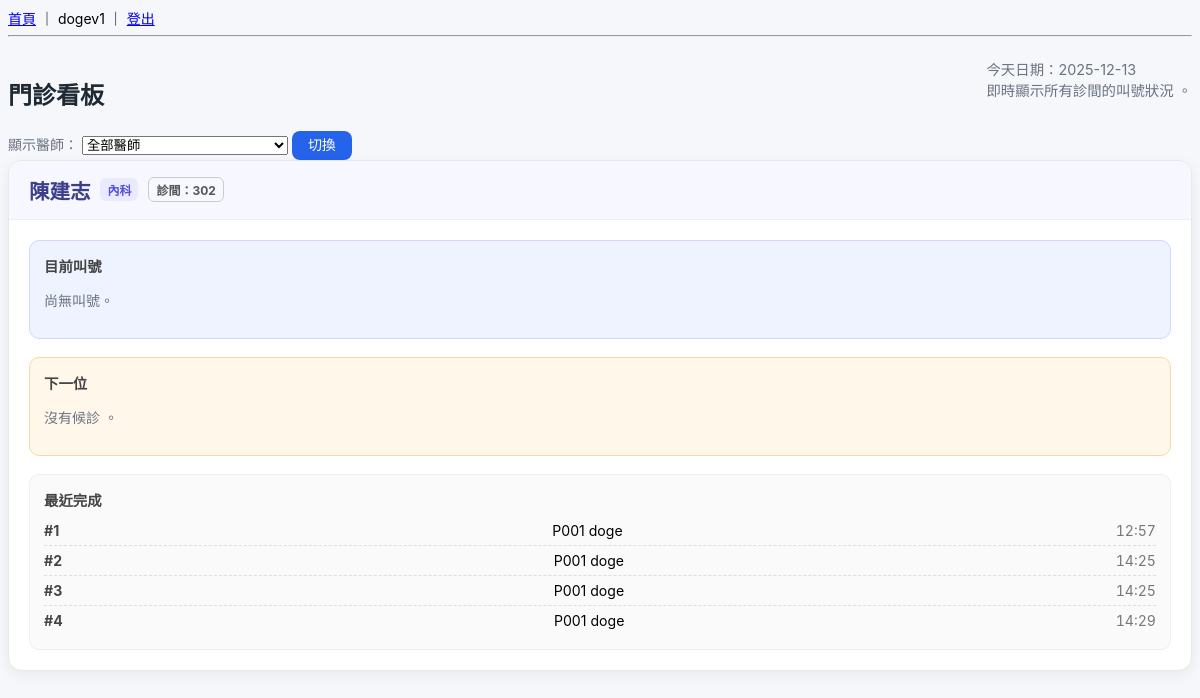
/queues/board/ (signed in), run on the app's committed database.
### doctors/models.py (models this page shows, shortened)
class Doctor(models.Model):
    name = models.CharField("姓名", max_length=50)
    department = models.CharField("科別", max_length=50)
    room = models.CharField("診間", max_length=20, blank=True)
    user = models.OneToOneField(
        User, null=True, blank=True, on_delete=models.SET_NULL, verbose_name="使用者帳號"
    )
    is_active = models.BooleanField("啟用", default=True)
    class Meta:
        verbose_name = "醫師"
        verbose_name_plural = "醫師"

### queues/models.py (models this page shows, shortened)
class VisitTicket(models.Model):
    STATUS_WAITING   = "WAITING"   # 候診
    STATUS_CALLING   = "CALLING"   # 叫號中
    STATUS_IN_ROOM   = "IN_ROOM"   # 看診中
    STATUS_DONE      = "DONE"      # 完成
    STATUS_NO_SHOW   = "NO_SHOW"   # 過號 / 未到
    STATUS_CHOICES = [
        (STATUS_WAITING, "候診"),
        (STATUS_CALLING, "叫號中"),
        (STATUS_IN_ROOM, "看診中"),
        (STATUS_DONE, "完成"),
        (STATUS_NO_SHOW, "未到"),
    ]
    appointment = models.OneToOneField(
        Appointment,
        null=True,
        blank=True,
        on_delete=models.SET_NULL,
    )
    patient = models.ForeignKey(Patient, on_delete=models.CASCADE)
    doctor = models.ForeignKey(Doctor, on_delete=models.CASCADE)
    date = models.DateField()
    number = models.IntegerField("號碼")
    status = models.CharField(
        max_length=20,
        choices=STATUS_CHOICES,
        default=STATUS_WAITING,
    )
    created_at = models.DateTimeField(default=timezone.now)
    called_at = models.DateTimeField(null=True, blank=True)
    finished_at = models.DateTimeField(null=True, blank=True)
    is_skipped = models.BooleanField(default=False)      # 是否已過號
    call_count = models.PositiveIntegerField(default=0)  # 被叫了幾次
    class Meta:
        unique_together = [("doctor", "date", "number")]
        ordering = ["date", "doctor", "number"]

### patients/models.py (models this page shows, shortened)
class Patient(models.Model):
    GENDER_MALE = "M"
    GENDER_FEMALE = "F"
    GENDER_OTHER = "O"
    GENDER_CHOICES = [
        (GENDER_MALE, "男"),
        (GENDER_FEMALE, "女"),
        (GENDER_OTHER, "其他 / 不透露"),
    ]
    BLOOD_A = "A"
    BLOOD_B = "B"
    BLOOD_AB = "AB"
    BLOOD_O = "O"
    BLOOD_UNKNOWN = "UNK"
    BLOOD_TYPE_CHOICES = [
        (BLOOD_A, "A 型"),
        (BLOOD_B, "B 型"),
        (BLOOD_AB, "AB 型"),
        (BLOOD_O, "O 型"),
        (BLOOD_UNKNOWN, "未知"),
    ]
    full_name = models.CharField("姓名", max_length=50)
    national_id = models.CharField("身分證", max_length=10, unique=True)
    nhi_no = models.CharField("健保卡號", max_length=20, blank=True)
    gender = models.CharField(
        "性別",
        max_length=1,
        choices=GENDER_CHOICES,
        blank=True,
    )
    birth_date = models.DateField("生日")
    blood_type = models.CharField(
        "血型",
        max_length=3,
        choices=BLOOD_TYPE_CHOICES,
        default=BLOOD_UNKNOWN,
        blank=True,
    )
    phone = models.CharField("電話", max_length=20, blank=True)
    email = models.EmailField("Email", max_length=100, blank=True)
    address = models.CharField("地址", max_length=200, blank=True)
    height_cm = models.PositiveIntegerField("身高（cm）", null=True, blank=True)
    weight_kg = models.DecimalField(
        "體重（kg）",
        max_digits=5,
        decimal_places=1,
        null=True,
        blank=True,
    )
    allergies = models.TextField(
        "過敏史",
        blank=True,
        help_text="例如：藥物過敏、食物過敏等",
    )
    chronic_diseases = models.TextField(
        "慢性疾病 / 重要病史",
        blank=True,
        help_text="例如：高血壓、糖尿病、心臟病等",
    )
    family_disease_notes = models.TextField(
    "家族病史",
    blank=True,
    null=True,
    help_text="例如：父母高血壓、糖尿病、遺傳疾病等",
    )
    other_risk_notes = models.TextField(
    "其他風險備註",
    blank=True,
    null=True,
    )
    emergency_contact_name = models.CharField("緊急聯絡人姓名", max_length=50, blank=True)
    emergency_contact_phone = models.CharField("緊急聯絡人電話", max_length=20, blank=True)
    emergency_contact_relation = models.CharField(
        "與病人關係",
        max_length=50,
        blank=True,
        help_text="例如：父、母、配偶、子女、朋友",
    )
    chart_no = models.CharField(
        "病歷號",
        max_length=20,
        unique=True,
        blank=True,
        editable=False,
    )
    note = models.TextField("其他備註", blank=True)
    created_at = models.DateTimeField("建立時間", auto_now_add=True)
    updated_at = models.DateTimeField("最後更新時間", auto_now=True)
    class Meta:
        verbose_name = "病人"
        verbose_name_plural = "病人"
        ordering = ["chart_no"]

### queues/views.py (the view)
# urls.py: path("board/", views.board, name="board"),
def board(request):
    today = timezone.localdate()
    doctors = Doctor.objects.filter(is_active=True).order_by("name")
    doctor_id = request.GET.get("doctor")
    selected_doctor = None
    tickets_today = (
        VisitTicket.objects
        .filter(date=today)
        .select_related("doctor", "patient")
    )
    if doctor_id:
        selected_doctor = get_object_or_404(Doctor, pk=doctor_id, is_active=True)
        tickets_today = tickets_today.filter(doctor=selected_doctor)
    tickets_today = tickets_today.order_by("doctor__name", "number")
    grouped = {}
    for t in tickets_today:
        info = grouped.setdefault(
            t.doctor_id,
            {
                "doctor": t.doctor,
                "current": None,
                "next": None,
                "done": [],
            },
        )
        if t.status in ("CALLING", "IN_PROGRESS") and info["current"] is None:
            info["current"] = t
        elif t.status == "WAITING" and info["next"] is None:
            info["next"] = t
        elif t.status == "DONE":
            if len(info["done"]) < 5:
                info["done"].append(t)
    board_data = list(grouped.values())
    context = {
        "today": today,
        "board_data": board_data,
        "doctors": doctors,
        "selected_doctor": selected_doctor,
    }
    return render(request, "queues/board.html", context)

### templates/queues/board.html (shortened to what this page needs)
{% extends "base.html" %}
{% block content %}
<div class="page-wrapper">
  <div class="page-header mb-2">
    <h1 class="page-title">門診看板</h1>
    <p class="page-subtitle text-muted">
      今天日期：{{ today|date:"Y-m-d" }}<br>
      即時顯示所有診間的叫號狀況 。
    </p>
  </div>
  <div class="mb-3 d-flex align-items-center gap-2">
    <form method="get" class="d-flex align-items-center gap-2">
      <label class="text-muted text-sm" for="doctor-select">顯示醫師：</label>
      <select id="doctor-select" name="doctor" class="form-select form-select-sm" style="max-width: 260px;">
        <option value="">全部醫師</option>
      </select>
      <button type="submit" class="btn btn-sm btn-primary">
        切換
      </button>
    </form>
  </div>
  {% if board_data %}
    <div class="board-grid">
      {% for row in board_data %}
        <div class="board-card">
          <div class="board-card-header">
            <div class="board-doctor">
              {{ row.doctor.name }}
              {% if row.doctor.department %}
                <span class="tag tag-soft">{{ row.doctor.department }}</span>
              {% endif %}
              {% if row.doctor.room %}
                <span class="tag tag-outline">診間：{{ row.doctor.room }}</span>
              {% endif %}
            </div>
          </div>
          <div class="board-card-body">
            <div class="board-sections">
              <div class="board-section highlight-current">
                <div class="section-title">目前叫號</div>
                {% if row.current %}
                  <div class="num-display current-num">#{{ row.current.number }}</div>
                  <div class="patient-name">
                    {{ row.current.patient.chart_no }} {{ row.current.patient.full_name }}
                  </div>
                  <div class="meta">
                    狀態：{{ row.current.get_status_display }}<br>
                    叫號：{{ row.current.called_at|date:"H:i" }}
                  </div>
                {% else %}
                  <p class="text-muted mb-0">尚無叫號。</p>
                {% endif %}
              </div>
              <div class="board-section highlight-next">
                <div class="section-title">下一位</div>
                {% if row.next %}
                  <div class="num-display next-num">#{{ row.next.number }}</div>
                  <div class="patient-name">
                    {{ row.next.patient.chart_no }} {{ row.next.patient.full_name }}
                  </div>
                  <div class="meta">
                    狀態：{{ row.next.get_status_display }}
                  </div>
                {% else %}
                  <p class="text-muted mb-0">沒有候診 。</p>
                {% endif %}
              </div>
              <div class="board-section">
                <div class="section-title">最近完成</div>
                {% if row.done %}
                  <ul class="done-list">
                    {% for t in row.done %}
                      <li>
                        <span class="done-num">#{{ t.number }}</span>
                        <span class="done-name">
                          {{ t.patient.chart_no }} {{ t.patient.full_name }}
                        </span>
                        <span class="done-time">
                          {{ t.finished_at|date:"H:i" }}
                        </span>
                      </li>
                    {% endfor %}
                  </ul>
                {% else %}
                  <p class="text-muted mb-0">無完成紀錄。</p>
                {% endif %}
              </div>
            </div>
          </div>
        </div>
      {% endfor %}
    </div>
  {% else %}
    <div class="alert alert-secondary text-center">
      今天沒有任何叫號紀錄 。
    </div>
  {% endif %}
</div>
{% endblock %}

### templates/base.html (shortened to what this page needs)
<!DOCTYPE html>
{% load static %}
<html lang="zh-Hant">
<head>
  <link rel="stylesheet" href="{% static 'css/app.css' %}">
  <link rel="stylesheet" href="{% static 'css/hospital_theme.css' %}">
</head>
<body>
  <div>
    <a href="/">首頁</a>
    {% if user.is_authenticated %}
      ｜ {{ user.username }} ｜ <a href="/logout/">登出</a>
    {% else %}
      ｜ <a href="/login/">登入</a>
    {% endif %}
  </div>
  <hr>
  {% block content %}{% endblock %}
</body>
</html>

### static/CSS/app.css (style rules this page uses)
.board-grid { display: grid; grid-template-columns: repeat(auto-fit, minmax(340px, 1fr)); gap: 1.5rem; }
.board-grid { display: grid; grid-template-columns: repeat(auto-fit, minmax(380px, 1fr)); gap: 1.8rem; }
.board-card { border-radius: 14px; background: #ffffff; box-shadow: 0 4px 14px rgba(0,0,0,0.06); overflow: hidden; border: 1px solid #e8e8e8; }
.board-card-header { background: #f7f8ff; padding: 14px 20px; border-bottom: 1px solid #ececff; }
.board-doctor { font-size: 1.28rem; font-weight: 700; color: #3d3f8c; display: flex; gap: 10px; align-items: center; }
.tag { padding: 3px 7px; font-size: 0.75rem; border-radius: 6px; }
.tag-soft { background: #eaeaff; color: #5551d9; }
.tag-outline { border: 1px solid #ccc; color: #555; }
.board-card-body { padding: 20px; }
.board-sections { display: flex; flex-direction: column; gap: 18px; }
.board-section { padding: 14px; border-radius: 10px; background: #fafafa; border: 1px solid #eee; }
.section-title { font-size: 0.9rem; font-weight: 600; color: #444; margin-bottom: 6px; }
.highlight-current { background: #eef3ff; border-color: #ccd8ff; }
.highlight-next { background: #fff7ea; border-color: #f4d9a3; }
.done-list { list-style: none; padding: 0; margin: 0; }
.done-list li { display: flex; justify-content: space-between; padding: 6px 0; font-size: 0.88rem; border-bottom: 1px dashed #ddd; }
.done-list li:last-child { border-bottom: none; }
.done-num { font-weight: 700; color: #444; }
.done-time { color: #777; font-variant-numeric: tabular-nums; }
.page-header { display: flex; justify-content: space-between; align-items: flex-end; gap: 1.25rem; margin-bottom: 16px; }
.btn-sm { font-size: 12px; padding: 3px 9px; }

### static/CSS/hospital_theme.css (style rules this page uses)
body { background-color: #f5f7fb; font-family: -apple-system, BlinkMacSystemFont, "Segoe UI", "Noto Sans TC", "Microsoft JhengHei", system-ui, sans-serif; font-size: 14px; }
.page-header { margin-bottom: 16px; }
.btn { display: inline-flex; align-items: center; justify-content: center; padding: 6px 14px; border-radius: 999px; border: 1px solid #d2d7e5; background-color: #ffffff; color: #1f2937; font-size: 0.9rem; line-height: 1.2; text-decoration: none; cursor: pointer; white-space: nowrap; gap: 6px; transition: background-color 0.15s ease, border-color 0.15s ease, box-shadow 0.15s ease, transform 0.05s ease; }
.btn-sm { padding: 4px 10px; font-size: 0.8rem; }
.btn-sm { font-size: 12px; padding: 3px 9px; }
.page-title { font-size: 1.5rem; font-weight: 700; margin: 0 0 0.25rem 0; color: #1f2933; }
.page-subtitle { font-size: 0.9rem; color: #6b7280; }
.text-muted { color: #6b7280; }
.btn { display: inline-flex; align-items: center; gap: 6px; padding: 6px 16px; font-size: 14px; border-radius: 8px; font-weight: 500; text-decoration: none; border: none; cursor: pointer; transition: 0.15s; }
.btn-primary { background: #2563eb; color: white; }

### data on the page
Doctor: doctor.name "陳建志", doctor.department "內科", doctor.room "302"
VisitTicket: number "1", patient.chart_no "P001", patient.full_name "doge", finished_at "12:57"
VisitTicket: number "2", patient.chart_no "P001", patient.full_name "doge", finished_at "14:25"
VisitTicket: number "3", patient.chart_no "P001", patient.full_name "doge", finished_at "14:25"
VisitTicket: number "4", patient.chart_no "P001", patient.full_name "doge", finished_at "14:29"

### other printed values
{{ user.username }} "dogev1"
{{ today|date:"Y-m-d" }} "2025-12-13"
